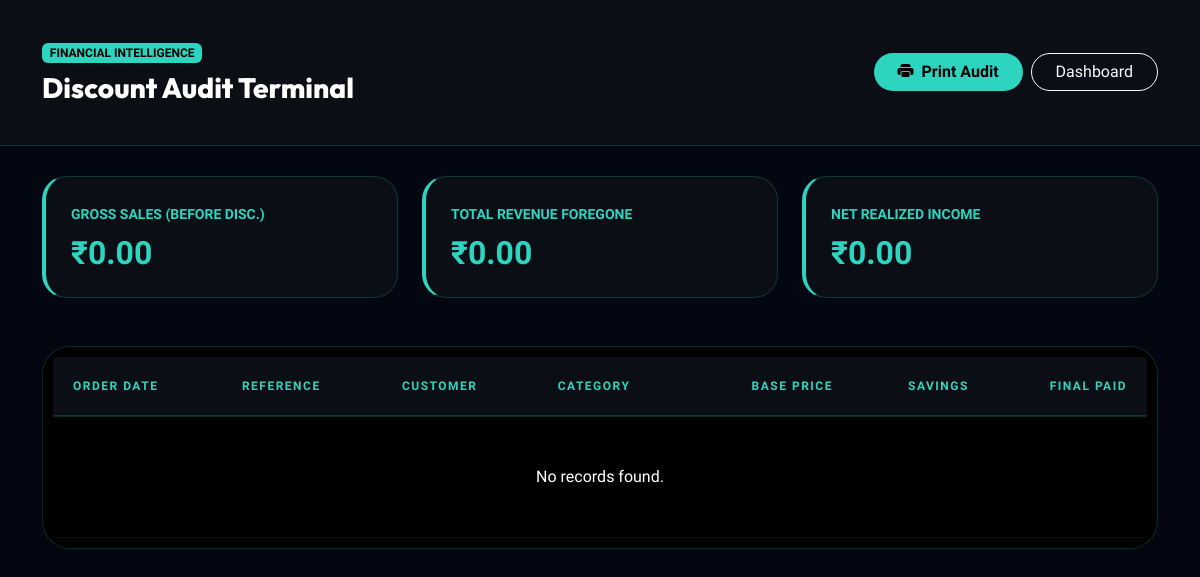
/admin/discount_report.php (signed in), run on an earlier commit of the app's database.
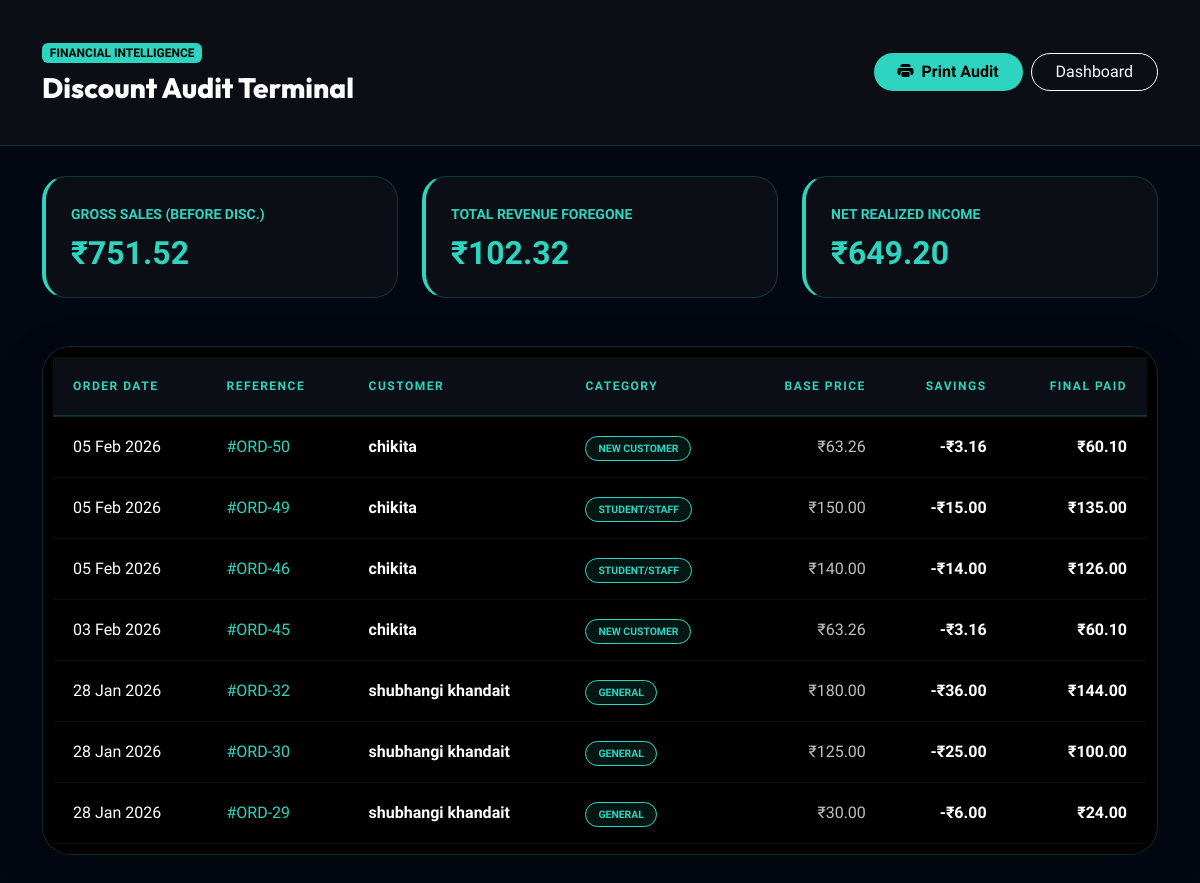
And on a later commit of the database.
### tables this page shows
CREATE TABLE `orders` (
  `id` int(11) NOT NULL,
  `user_id` int(11) DEFAULT NULL,
  `customer_name` varchar(255) DEFAULT NULL,
  `medicine_id` int(11) DEFAULT NULL,
  `total_amount` decimal(10,2) DEFAULT NULL,
  `status` varchar(50) DEFAULT 'Pending',
  `payment_method` varchar(50) DEFAULT NULL,
  `claimed_category` varchar(50) DEFAULT NULL,
  `payment_mode` varchar(50) DEFAULT 'COD',
  `order_date` datetime DEFAULT current_timestamp(),
  `address` text DEFAULT NULL,
  `pincode` varchar(10) DEFAULT NULL,
  `phone` varchar(15) DEFAULT NULL,
  `quantity` int(11) DEFAULT NULL,
  `discount_reason` varchar(100) DEFAULT NULL,
  `discount_status` enum('none','pending','approved','rejected') DEFAULT 'none',
  `discounted_price` decimal(10,2) DEFAULT NULL,
  `subtotal` decimal(10,2) NOT NULL DEFAULT 0.00,
  `discount_amount` decimal(10,2) DEFAULT NULL,
  `discount_label` varchar(50) DEFAULT NULL
);

### admin/discount_report.php (the view, shortened to what this page needs)
<?php
include('../config/db_connect.php');
$query = "SELECT orders.*, users.username
          FROM orders
          JOIN users ON orders.user_id = users.id
          WHERE orders.discount_amount > 0
          ORDER BY order_date DESC";
$result = mysqli_query($conn, $query);
$stats_query = "SELECT
    SUM(subtotal) as gross,
    SUM(discount_amount) as total_given,
    SUM(total_amount) as net
    FROM orders WHERE discount_amount > 0";
$stats = mysqli_fetch_assoc(mysqli_query($conn, $stats_query));
?>
<!DOCTYPE html>
<html lang="en">
<head>
    <link href="https://cdn.jsdelivr.net/npm/bootstrap@5.3.0/dist/css/bootstrap.min.css" rel="stylesheet">
    <link rel="stylesheet" href="https://cdn.jsdelivr.net/npm/bootstrap-icons@1.11.0/font/bootstrap-icons.css">
</head>
<body>
<div class="report-header no-print">
    <div class="container d-flex justify-content-between align-items-center">
        <div>
            <span class="badge mb-2 fw-bold" style="background: var(--cyan); color: #000;">FINANCIAL INTELLIGENCE</span>
            <h1 class="h3 fw-800 m-0" style="font-family: 'Outfit';">Discount Audit Terminal</h1>
        </div>
        <div class="d-flex gap-2">
            <button onclick="window.print()" class="btn btn-info fw-bold px-4 rounded-pill" style="background: var(--cyan); border: none; color: #000;">
                <i class="bi bi-printer-fill me-2"></i>Print Audit
            </button>
            <a href="dashboard.php" class="btn btn-outline-light px-4 rounded-pill">Dashboard</a>
        </div>
    </div>
</div>
<div class="container pb-5">
    <div class="row g-4 mb-5">
        <div class="col-md-4">
            <div class="stat-card">
                <small class="text-cyan text-uppercase fw-bold">Gross Sales (Before Disc.)</small>
                <h2 class="text-cyan fw-800 m-0 mt-2">₹<?php echo number_format($stats['gross'] ?? 0, 2); ?></h2>
            </div>
        </div>
        <div class="col-md-4">
            <div class="stat-card">
                <small class="text-cyan text-uppercase fw-bold">Total Revenue Foregone</small>
                <h2 class="text-cyan fw-800 m-0 mt-2">₹<?php echo number_format($stats['total_given'] ?? 0, 2); ?></h2>
            </div>
        </div>
        <div class="col-md-4">
            <div class="stat-card">
                <small class="text-cyan text-uppercase fw-bold">Net Realized Income</small>
                <h2 class="text-cyan fw-800 m-0 mt-2">₹<?php echo number_format($stats['net'] ?? 0, 2); ?></h2>
            </div>
        </div>
    </div>
    <div class="table-container shadow-lg">
        <div class="table-responsive">
            <table class="table table-hover">
                <thead>
                    <tr>
                        <th>Order Date</th>
                        <th>Reference</th>
                        <th>Customer</th>
                        <th>Category</th>
                        <th class="text-end">Base Price</th>
                        <th class="text-end">Savings</th>
                        <th class="text-end">Final Paid</th>
                    </tr>
                </thead>
                <tbody>
                    <?php if(mysqli_num_rows($result) > 0): ?>
                        <?php while($row = mysqli_fetch_assoc($result)): ?>
                        <tr>
                            <td><?php echo date('d M Y', strtotime($row['order_date'])); ?></td>
                            <td><span class="text-cyan">#ORD-<?php echo $row['id']; ?></span></td>
                            <td class="fw-bold"><?php echo htmlspecialchars($row['customer_name']); ?></td>
                            <td><span class="category-badge"><?php echo strtoupper($row['discount_label'] ?? 'General'); ?></span></td>
                            <td class="text-end opacity-75">₹<?php echo number_format($row['subtotal'], 2); ?></td>
                            <td class="text-end text-cyan fw-bold">-₹<?php echo number_format($row['discount_amount'], 2); ?></td>
                            <td class="text-end fw-800">₹<?php echo number_format($row['total_amount'], 2); ?></td>
                        </tr>
                        <?php endwhile; ?>
                    <?php else: ?>
                        <tr><td colspan="7" class="text-center py-5">No records found.</td></tr>
                    <?php endif; ?>
                </tbody>
            </table>
        </div>
    </div>
</div>
</body>
</html>

### admin/discount_report.php (style rules this page uses)
:root { --bg-deep: #030712; --cyan: #2DD4BF; --card-bg: #0b0e14; --border: rgba(45, 212, 191, 0.2); }
body { background: var(--bg-deep) !important; font-family: 'Plus Jakarta Sans', sans-serif; color: #ffffff; min-height: 100vh; }
.report-header { background: var(--card-bg); border-bottom: 1px solid var(--border); padding: 40px 0; margin-bottom: 30px; }
.stat-card { background: var(--card-bg); border-radius: 24px; padding: 25px; border: 1px solid var(--border); border-left: 4px solid var(--cyan) !important; transition: transform 0.3s ease; }
.table-container { background: #000000 !important; border-radius: 28px; border: 1px solid var(--border); overflow: hidden; padding: 10px; }
.table { background-color: transparent !important; color: #ffffff !important; margin-bottom: 0; }
.table thead th { background-color: #0b0e14 !important; color: var(--cyan) !important; text-transform: uppercase; font-size: 0.75rem; letter-spacing: 1.5px; padding: 20px; border-bottom: 2px solid var(--border) !important; }
.table tbody td { background-color: #000000 !important; color: #ffffff !important; padding: 18px 20px; border-bottom: 1px solid rgba(255,255,255,0.05) !important; vertical-align: middle; }
.category-badge { background: rgba(45, 212, 191, 0.1) !important; border: 1px solid var(--cyan) !important; color: var(--cyan) !important; font-size: 0.65rem; font-weight: 800; padding: 5px 12px; border-radius: 50px; }
.fw-800 { font-weight: 800; }
.text-cyan { color: var(--cyan) !important; }

What changed in the data, as far as the page shows it:
added orders: order_date "05 Feb 2026", id "50", customer_name "chikita", discount_label "NEW CUSTOMER", subtotal "63.26", discount_amount "3.16", total_amount "60.10"
added orders: order_date "05 Feb 2026", id "49", customer_name "chikita", discount_label "STUDENT/STAFF", subtotal "150.00", discount_amount "15.00", total_amount "135.00"
added orders: order_date "05 Feb 2026", id "46", customer_name "chikita", discount_label "STUDENT/STAFF", subtotal "140.00", discount_amount "14.00", total_amount "126.00"
added orders: order_date "03 Feb 2026", id "45", customer_name "chikita", discount_label "NEW CUSTOMER", subtotal "63.26", discount_amount "3.16", total_amount "60.10"
added orders: order_date "28 Jan 2026", id "32", customer_name "shubhangi khandait", discount_label "GENERAL", subtotal "180.00", discount_amount "36.00", total_amount "144.00"
added orders: order_date "28 Jan 2026", id "30", customer_name "shubhangi khandait", discount_label "GENERAL", subtotal "125.00", discount_amount "25.00", total_amount "100.00"
added orders: order_date "28 Jan 2026", id "29", customer_name "shubhangi khandait", discount_label "GENERAL", subtotal "30.00", discount_amount "6.00", total_amount "24.00"
Also different on the page:
$stats['gross']: "0.00" → "751.52"
$stats['total_given']: "0.00" → "102.32"
$stats['net']: "0.00" → "649.20"
text no longer shown: "No records found."
